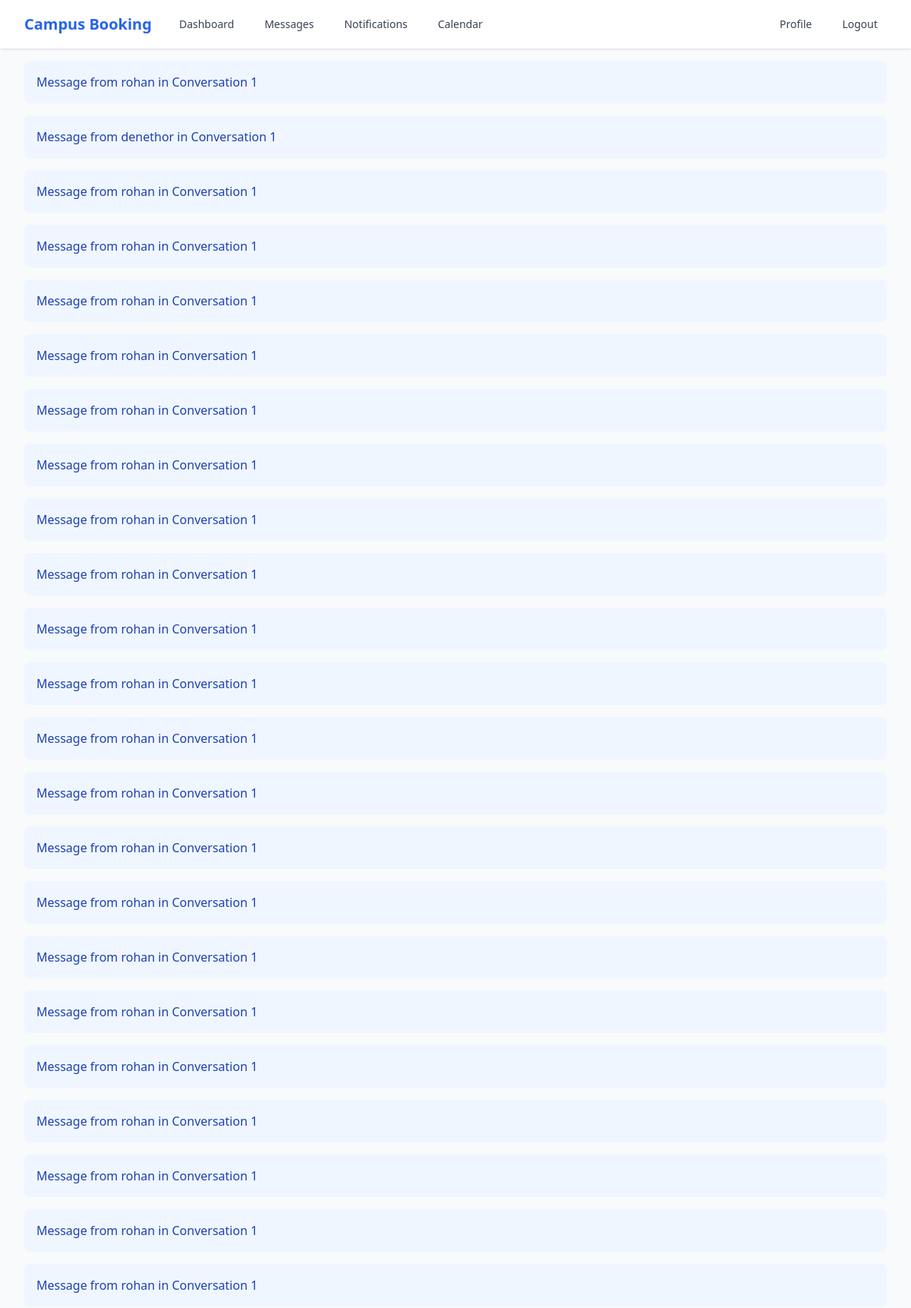
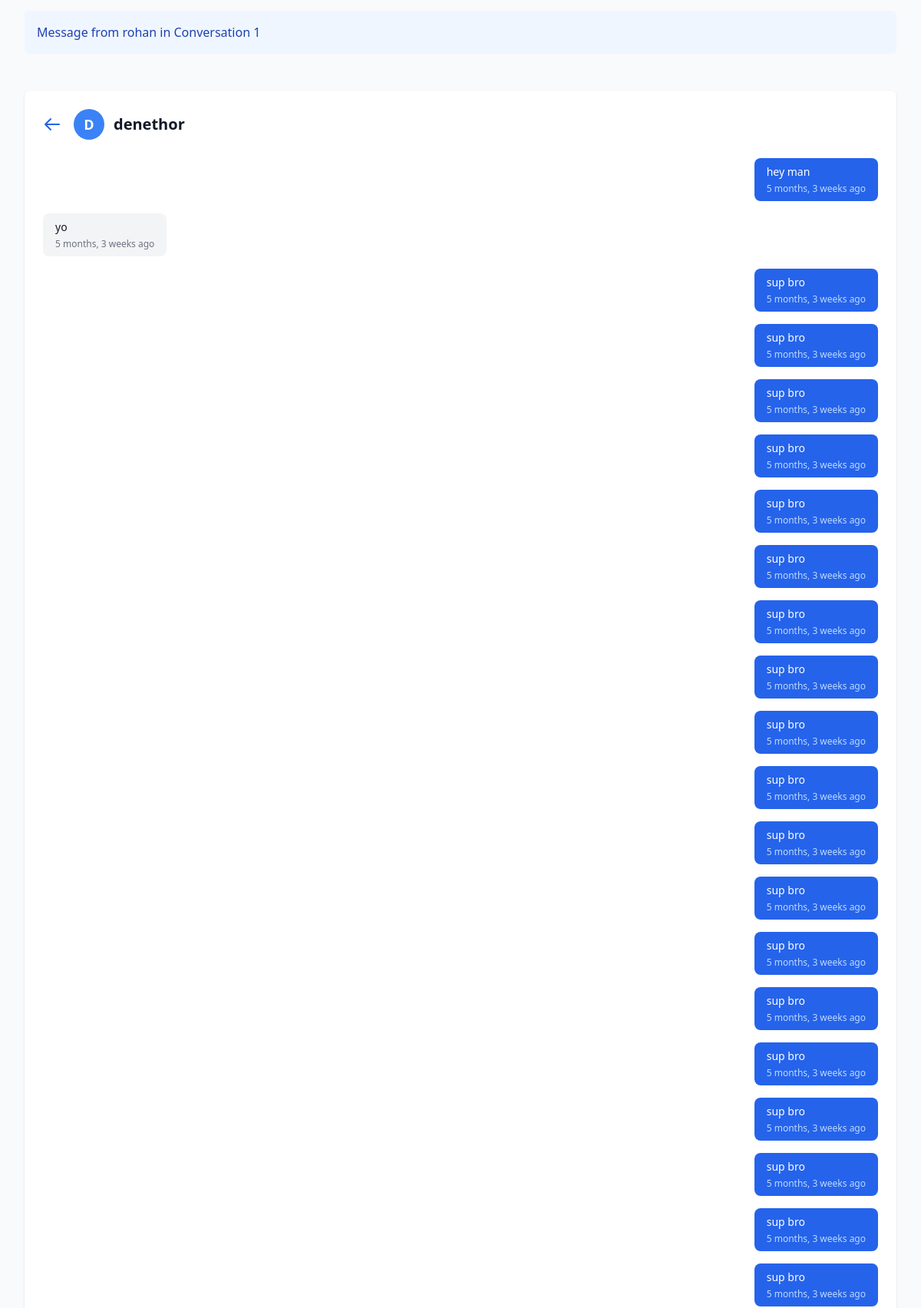
The page /accounts/messages/1/ (signed in, upper part) on the database its author committed (2 pictures, top to bottom).
### accounts/models.py (models this page shows, shortened)
class Message(models.Model):
    conversation = models.ForeignKey(Conversation, on_delete=models.CASCADE, related_name='messages')
    sender = models.ForeignKey(User, on_delete=models.CASCADE, related_name='sent_messages')
    content = models.TextField()
    created_at = models.DateTimeField(auto_now_add=True)
    is_read = models.BooleanField(default=False)
    class Meta:
        ordering = ['created_at']
    def __str__(self):
        return f"Message from {self.sender.username} in {self.conversation}"

class Conversation(models.Model):
    participants = models.ManyToManyField(User, related_name='conversations')
    created_at = models.DateTimeField(auto_now_add=True)
    updated_at = models.DateTimeField(auto_now=True)
    class Meta:
        ordering = ['-updated_at']
    def __str__(self):
        return f"Conversation {self.id}"

### accounts/views.py (the view)
# urls.py: path('messages/<int:conversation_id>/', views.conversation_view, name='conversation'),
@login_required
def conversation_view(request, conversation_id):
    conversation = get_object_or_404(Conversation, id=conversation_id, participants=request.user)
    messages = conversation.messages.all().order_by('created_at')
    other_user = conversation.participants.exclude(id=request.user.id).first()
    unread_messages = messages.filter(is_read=False).exclude(sender=request.user)
    unread_messages.update(is_read=True)
    return render(request, 'accounts/conversation.html', {
        'conversation': conversation,
        'messages': messages,
        'other_user': other_user
    })

### accounts/context_processors.py (called while the page is built)
def notification_processor(request):
    notification_count = 0
    if request.user.is_authenticated:
        notification_count = request.user.notifications.filter(is_read=False).count()
    return {
        'notification_count': notification_count
    }

### accounts/templates/accounts/conversation.html (shortened to what this page needs)
{% extends "base.html" %}
{% block content %}
<div class="max-w-7xl mx-auto px-4 sm:px-6 lg:px-8 py-8">
    <div class="bg-white dark:bg-gray-800 shadow rounded-lg">
        <div class="px-4 py-5 sm:p-6">
            <div class="flex items-center justify-between mb-6">
                <div class="flex items-center">
                    <a href="{% url 'messages' %}" class="text-blue-600 dark:text-blue-400 hover:text-blue-800 dark:hover:text-blue-300 mr-4">
                        <svg class="w-6 h-6" fill="none" stroke="currentColor" viewBox="0 0 24 24">
                            <path stroke-linecap="round" stroke-linejoin="round" stroke-width="2" d="M10 19l-7-7m0 0l7-7m-7 7h18" />
                        </svg>
                    </a>
                    <div class="h-10 w-10 rounded-full bg-blue-500 flex items-center justify-center text-white font-bold text-lg">
                        {{ other_user.username|first|upper }}
                    </div>
                    <h2 class="ml-3 text-xl font-bold text-gray-900 dark:text-white">
                        <a href="{% url 'user_profile' other_user.username %}" class="hover:text-blue-600 dark:hover:text-blue-400">
                            {{ other_user.username }}
                        </a>
                    </h2>
                </div>
            </div>
            <div class="space-y-4 mb-6 max-h-[60vh] overflow-y-auto" id="messages-container">
                {% for message in messages %}
                    <div class="flex {% if message.sender == request.user %}justify-end{% else %}justify-start{% endif %}">
                        <div class="max-w-[70%] {% if message.sender == request.user %}bg-blue-600 text-white{% else %}bg-gray-100 dark:bg-gray-700 text-gray-900 dark:text-white{% endif %} rounded-lg px-4 py-2">
                            <p class="text-sm">{{ message.content }}</p>
                            <p class="text-xs mt-1 {% if message.sender == request.user %}text-blue-200{% else %}text-gray-500 dark:text-gray-400{% endif %}">
                                {{ message.created_at|timesince }} ago
                            </p>
                        </div>
                    </div>
                {% endfor %}
            </div>
        </div>
    </div>
</div>
{% endblock %}

### templates/base.html (shortened to what this page needs)
<!DOCTYPE html>
<html lang="en" class="light">
<head>
    <script src="https://cdn.tailwindcss.com"></script>
    {% load static %}
    <link rel="stylesheet" href="{% static 'accounts/css/forms.css' %}">
    <link href='https://cdn.jsdelivr.net/npm/fullcalendar@6.1.8/index.global.min.css' rel='stylesheet' />
</head>
<body class="bg-gray-50 min-h-screen">
    <nav class="bg-white shadow">
        <div class="max-w-7xl mx-auto px-4 sm:px-6 lg:px-8">
            <div class="flex justify-between h-16">
                <div class="flex items-center">
                    <div class="flex-shrink-0">
                        <a href="{% url 'landing_page' %}" class="text-xl font-bold text-blue-600">Campus Booking</a>
                    </div>
                    {% if user.is_authenticated %}
                    <div class="hidden sm:ml-6 sm:flex sm:space-x-4">
                        <a href="{% url 'dashboard' %}" class="inline-flex items-center px-3 py-2 text-sm font-medium text-gray-700 hover:text-gray-900">Dashboard</a>
                        <a href="{% url 'messages' %}" class="inline-flex items-center px-3 py-2 text-sm font-medium text-gray-700 hover:text-gray-900">Messages</a>
                        <a href="{% url 'notifications' %}" class="relative inline-flex items-center px-3 py-2 text-sm font-medium text-gray-700 hover:text-gray-900">
                            Notifications
                        </a>
                        <a href="{% url 'calendar' %}" class="inline-flex items-center px-3 py-2 text-sm font-medium text-gray-700 hover:text-gray-900">Calendar</a>
                    </div>
                    {% endif %}
                </div>
                <div class="flex items-center space-x-4">
                    {% if user.is_authenticated %}
                        <a href="{% url 'update_profile' %}" class="inline-flex items-center px-3 py-2 text-sm font-medium text-gray-700 hover:text-gray-900">Profile</a>
                        <form method="post" action="{% url 'logout' %}" class="inline">
                            <button type="submit" class="inline-flex items-center px-3 py-2 text-sm font-medium text-gray-700 hover:text-gray-900">Logout</button>
                        </form>
                    {% else %}
                        <a href="{% url 'login' %}" class="inline-flex items-center px-3 py-2 text-sm font-medium text-gray-700 hover:text-gray-900">Login</a>
                        <a href="{% url 'signup' %}" class="inline-flex items-center px-4 py-2 text-sm font-medium text-white bg-blue-600 hover:bg-blue-700 rounded-md">Sign up</a>
                    {% endif %}
                </div>
            </div>
        </div>
    </nav>
    {% if messages %}
    <div class="max-w-7xl mx-auto px-4 sm:px-6 lg:px-8 mt-4">
        {% for message in messages %}
        <div class="rounded-md p-4 mb-4 {% if message.tags == 'success' %}bg-green-50 text-green-800{% elif message.tags == 'error' %}bg-red-50 text-red-800{% else %}bg-blue-50 text-blue-800{% endif %}">
            {{ message }}
        </div>
        {% endfor %}
    </div>
    {% endif %}
    <main>
        {% block content %}{% endblock %}
    </main>
</body>
</html>

### templates/base.html (style rules this page uses)
:root { color-scheme: light; }
body { @apply bg-gray-50 text-gray-900; }
.bg-white { @apply bg-white; }
.text-gray-700 { @apply text-gray-700; }
.shadow { @apply shadow-gray-200; }

### rows shown on the page
Message: sender+conversation "Message from rohan in Conversation 1", content "hey man", created_at "5 months, 3 weeks"
Message: sender+conversation "Message from denethor in Conversation 1", content "yo", created_at "5 months, 3 weeks"
Message: sender+conversation "Message from rohan in Conversation 1", content "sup bro", created_at "5 months, 3 weeks"
Message: sender+conversation "Message from rohan in Conversation 1", content "sup bro", created_at "5 months, 3 weeks"
Message: sender+conversation "Message from rohan in Conversation 1", content "sup bro", created_at "5 months, 3 weeks"
Message: sender+conversation "Message from rohan in Conversation 1", content "sup bro", created_at "5 months, 3 weeks"
Message: sender+conversation "Message from rohan in Conversation 1", content "sup bro", created_at "5 months, 3 weeks"
Message: sender+conversation "Message from rohan in Conversation 1", content "sup bro", created_at "5 months, 3 weeks"
Message: sender+conversation "Message from rohan in Conversation 1", content "sup bro", created_at "5 months, 3 weeks"
Message: sender+conversation "Message from rohan in Conversation 1", content "sup bro", created_at "5 months, 3 weeks"
Message: sender+conversation "Message from rohan in Conversation 1", content "sup bro", created_at "5 months, 3 weeks"
Message: sender+conversation "Message from rohan in Conversation 1", content "sup bro", created_at "5 months, 3 weeks"
Message: sender+conversation "Message from rohan in Conversation 1", content "sup bro", created_at "5 months, 3 weeks"
Message: sender+conversation "Message from rohan in Conversation 1", content "sup bro", created_at "5 months, 3 weeks"
Message: sender+conversation "Message from rohan in Conversation 1", content "sup bro", created_at "5 months, 3 weeks"
Message: sender+conversation "Message from rohan in Conversation 1", content "sup bro", created_at "5 months, 3 weeks"
Message: sender+conversation "Message from rohan in Conversation 1", content "sup bro", created_at "5 months, 3 weeks"
Message: sender+conversation "Message from rohan in Conversation 1", content "sup bro", created_at "5 months, 3 weeks"
Message: sender+conversation "Message from rohan in Conversation 1", content "sup bro", created_at "5 months, 3 weeks"
Message: sender+conversation "Message from rohan in Conversation 1", content "sup bro", created_at "5 months, 3 weeks"
Message: sender+conversation "Message from rohan in Conversation 1", content "sup bro", created_at "5 months, 3 weeks"
Message: sender+conversation "Message from rohan in Conversation 1"
Message: sender+conversation "Message from rohan in Conversation 1"
Message: sender+conversation "Message from rohan in Conversation 1"

### other values the page prints
{{ other_user.username|first|upper }} "D"
{{ other_user.username }} "denethor"
